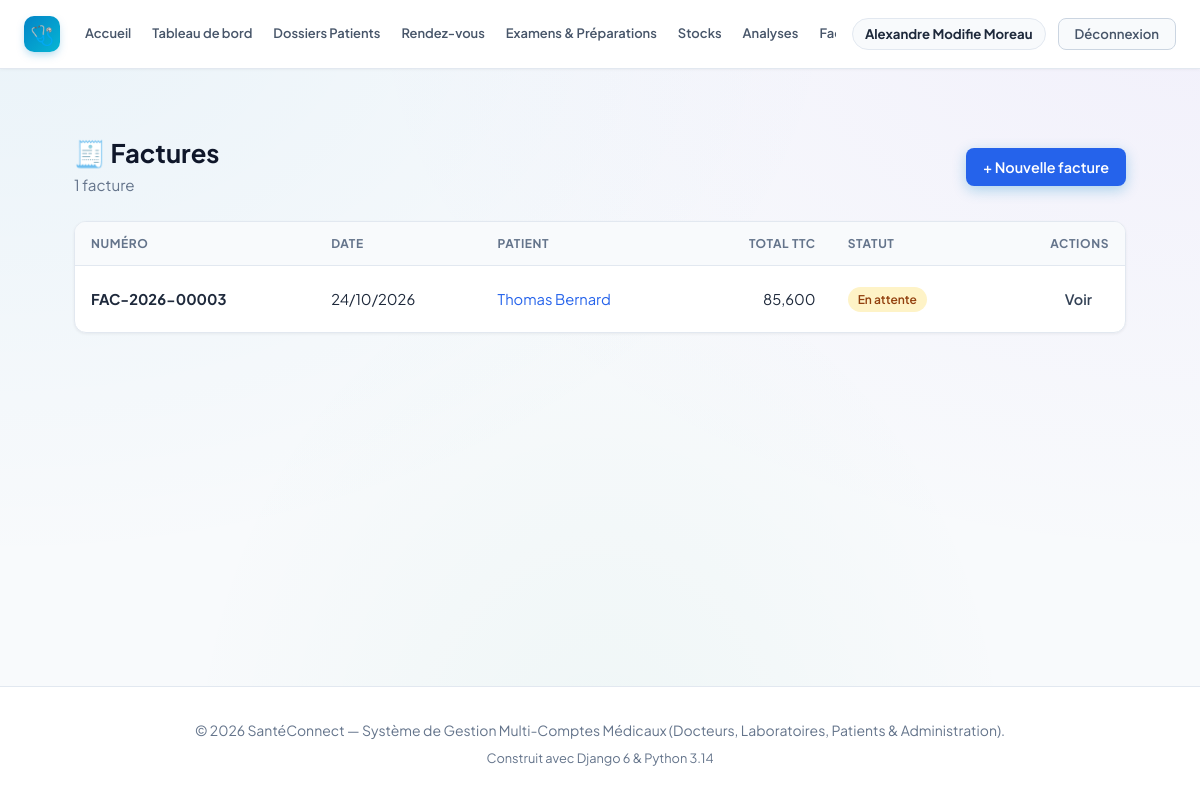
The app's page /billing/factures/ (signed in), older data.
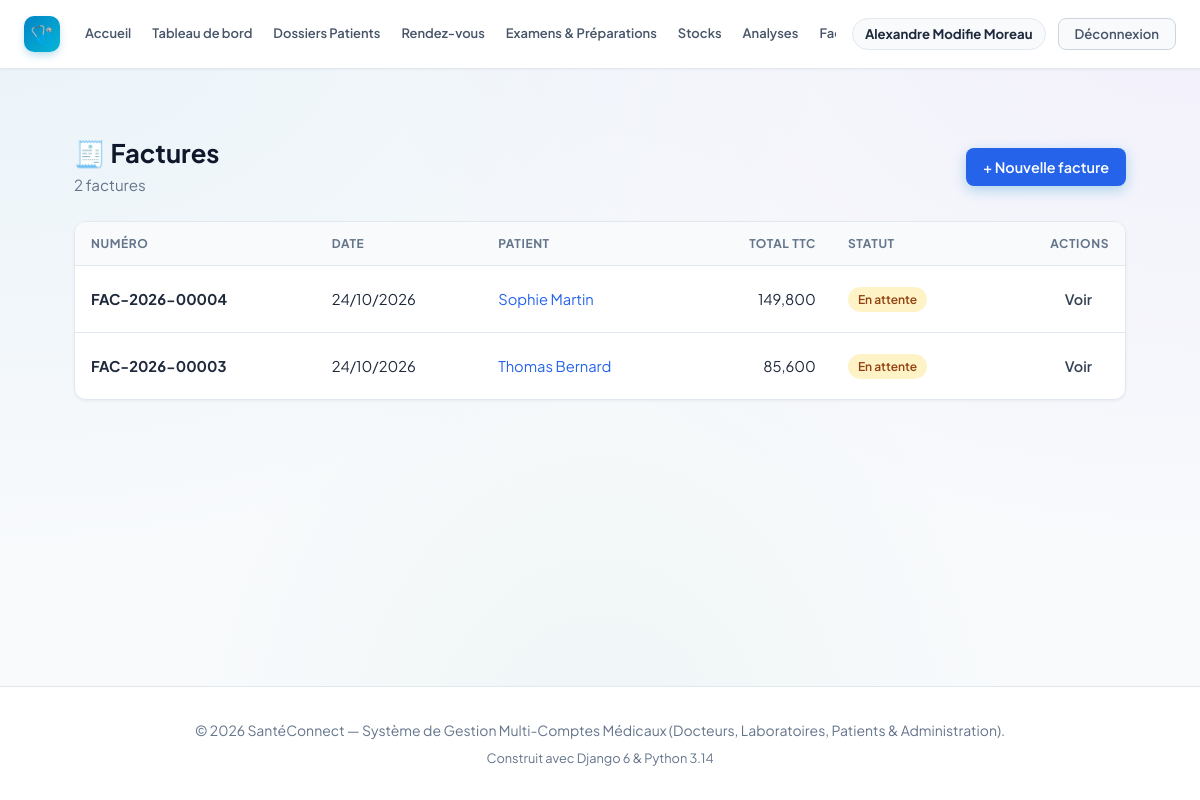
The same page, newer data.
### billing/models.py (models this page shows, shortened)
class Facture(models.Model):
    class Statut(models.TextChoices):
        EN_ATTENTE = 'EN_ATTENTE', 'En attente'
        PARTIELLE = 'PARTIELLE', 'Partiellement payée'
        PAYEE = 'PAYEE', 'Payée'
        ANNULEE = 'ANNULEE', 'Annulée'
    numero = models.CharField("Numéro", max_length=20, unique=True, blank=True)
    patient = models.ForeignKey(settings.AUTH_USER_MODEL, on_delete=models.PROTECT,
                                related_name='factures_patient',
                                limit_choices_to={'role': 'PATIENT'})
    medecin = models.ForeignKey(settings.AUTH_USER_MODEL, on_delete=models.PROTECT,
                                related_name='factures_medecin', null=True, blank=True,
                                limit_choices_to={'role': 'DOCTEUR'})
    date_emission = models.DateField("Date d'émission", auto_now_add=True)
    statut = models.CharField("Statut", max_length=20,
                              choices=Statut.choices, default=Statut.EN_ATTENTE)
    remise = models.DecimalField("Remise", max_digits=12, decimal_places=3, default=0)
    tva = models.DecimalField("TVA (%)", max_digits=5, decimal_places=2, default=0)
    class Meta:
        ordering = ['-date_emission', '-id']
    @property
    def sous_total(self):
        return sum((l.total for l in self.lignes.all()), Decimal('0'))
    @property
    def total_ht(self):
        return max(self.sous_total - self.remise, Decimal('0'))
    @property
    def montant_tva(self):
        return (self.total_ht * self.tva / Decimal('100')).quantize(Decimal('0.001'))
    @property
    def total_ttc(self):
        return self.total_ht + self.montant_tva

class LigneFacture(models.Model):
    facture = models.ForeignKey(Facture, on_delete=models.CASCADE, related_name='lignes')
    tarif = models.ForeignKey(Tarif, on_delete=models.SET_NULL, null=True, blank=True)
    description = models.CharField("Description", max_length=200)
    reference = models.CharField("Référence", max_length=50, blank=True)
    quantite = models.PositiveIntegerField("Quantité", default=1)
    prix_unitaire = models.DecimalField("Prix unitaire", max_digits=12, decimal_places=3)
    @property
    def total(self):
        return self.quantite * self.prix_unitaire

### accounts/models.py (models this page shows, shortened)
class User(AbstractUser):
    class Role(models.TextChoices):
        ADMIN = 'ADMIN', 'Administrateur'
        DOCTEUR = 'DOCTEUR', 'Médecin'
        LABORATOIRE = 'LABORATOIRE', 'Laborantin'
        PATIENT = 'PATIENT', 'Patient'
    role = models.CharField(
        max_length=20,
        choices=Role.choices,
        default=Role.PATIENT,
        verbose_name="Rôle utilisateur"
    )
    phone = models.CharField(max_length=25, blank=True, null=True, verbose_name="Téléphone")
    address = models.CharField(max_length=255, blank=True, null=True, verbose_name="Adresse")
    city = models.CharField(max_length=100, blank=True, null=True, verbose_name="Ville")
    is_verified = models.BooleanField(
        default=False,
        verbose_name="Compte certifié / validé",
        help_text="Coché par l'administrateur pour valider l'activité d'un docteur ou laboratoire."
    )
    objects = CustomUserManager()
    class Meta:
        verbose_name = "Utilisateur"
        verbose_name_plural = "Tous les Utilisateurs"
    @property
    def is_doctor(self):
        return self.role == self.Role.DOCTEUR
    @property
    def is_laboratory(self):
        return self.role == self.Role.LABORATOIRE
    @property
    def is_patient(self):
        return self.role == self.Role.PATIENT
    @property
    def is_admin_user(self):
        return self.role == self.Role.ADMIN or self.is_superuser

### billing/views.py (the view)
# urls.py: path('factures/', views.facture_list, name='facture_list'),
@billing_access_required
def facture_list(request):
    factures = factures_visibles(request.user)
    return render(request, 'billing/facture_list.html', {'factures': factures})

### billing/permissions.py (called while the page is built)
def role_required(test):
    def decorator(view):
        @wraps(view)
        def wrapper(request, *args, **kwargs):
            if not request.user.is_authenticated:
                return redirect_to_login(request.get_full_path())
            if not test(request.user):
                raise PermissionDenied
            return view(request, *args, **kwargs)
        return wrapper
    return decorator

def _is_billing_staff(u):
    return u.is_admin_user or (u.is_doctor and u.is_verified)

def _can_see_billing(u):
    return _is_billing_staff(u) or u.is_patient

def factures_visibles(user):
    from .models import Facture
    qs = Facture.objects.select_related('patient', 'medecin')
    if user.is_admin_user:
        return qs
    if user.is_doctor and user.is_verified:
        return qs.filter(medecin=user)
    if user.is_patient:
        return qs.filter(patient=user)
    return qs.none()

### billing/templates/billing/facture_list.html (shortened to what this page needs)
{% extends 'base.html' %}
{% load static %}
{% block content %}
<link rel="stylesheet" href="{% static 'billing/billing.css' %}">
<div class="container billing-page">
    <div class="page-header">
        <div>
            <h1>🧾 Factures</h1>
            <p>{{ factures|length }} facture{{ factures|length|pluralize }}</p>
        </div>
        {% if user.is_admin_user or user.is_doctor %}
<a href="{% url 'facture_create' %}" class="btn btn-primary">+ Nouvelle facture</a>
        {% endif %}
    </div>
    <div class="card">
        <div class="table-wrap">
            <table>
                <thead>
                    <tr>
                        <th>Numéro</th><th>Date</th><th>Patient</th>
                        <th class="text-right">Total TTC</th><th>Statut</th>
                        <th class="text-right">Actions</th>
                    </tr>
                </thead>
                <tbody>
                    {% for f in factures %}
                    <tr>
                        <td><strong>{{ f.numero }}</strong></td>
                        <td>{{ f.date_emission|date:"d/m/Y" }}</td>
                        <td>{% if user.is_admin_user or user.is_doctor %}<a href="{% url 'patient_historique' f.patient.pk %}">{{ f.patient.get_full_name|default:f.patient.username }}</a>{% else %}{{ f.patient.get_full_name|default:f.patient.username }}{% endif %}</td>
                        <td class="text-right">{{ f.total_ttc|floatformat:3 }}</td>
                        <td><span class="badge badge-{{ f.statut|lower }}">{{ f.get_statut_display }}</span></td>
                        <td><div class="actions">
                            <a href="{% url 'facture_detail' f.pk %}" class="btn btn-light btn-sm">Voir</a>
                        </div></td>
                    </tr>
                    {% empty %}
                    <tr><td colspan="6" class="empty">Aucune facture pour le moment.</td></tr>
                    {% endfor %}
                </tbody>
            </table>
        </div>
    </div>
</div>
{% endblock %}

Row changes from the older to the newer data that the page shows:
added Facture: numero "FAC-2026-00004", date_emission "24/10/2026", patient.get_full_name "Sophie Martin", total_ttc "149,800", statut "En attente"
Text that changed along with them:
{{ factures|length }}: "1" → "2"
